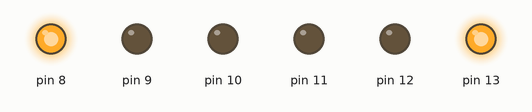
A sketch run on a simulated Arduino Uno, built with avr-gcc and run on an emulated ATmega328P. Shown: output pins drawn as LEDs (lit = HIGH).

Above: at 0.5 s.
At 2.5 s:
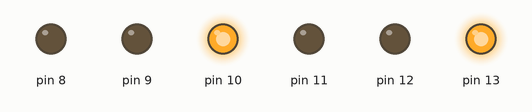
At 5.0 s:
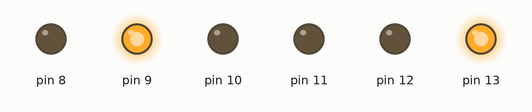
At 8.5 s:
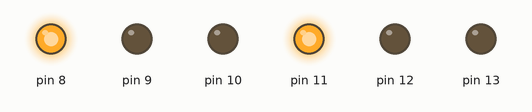
At 11.0 s:
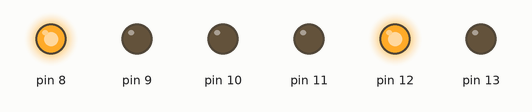
Timing chart, 0 to 15.6 s (numbered marks = the images above):
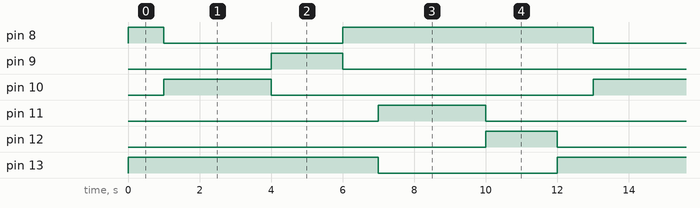

Measured:
- by itself, pin 8: repeats every 12.0 s: LOW 5.0 s, HIGH 7.0 s
- by itself, pin 9, pin 12: alternates HIGH for 2.0 s and LOW for 10.0 s
- by itself, pin 10, pin 11: alternates HIGH for 3.0 s and LOW for 9.0 s
- by itself, pin 13: alternates HIGH for 7.0 s and LOW for 5.0 s

The sketch:

shiny_kieran1.ino
```cpp
void setup()
{
  pinMode(13, OUTPUT);
  pinMode(12, OUTPUT);
  pinMode(11, OUTPUT);
  pinMode(10, OUTPUT);
  pinMode(9,OUTPUT);
  pinMode(8,OUTPUT);
}

void loop()
{
  //Liga os semáforos vermelhos do cruzamento
  digitalWrite(13, HIGH);
  digitalWrite(8, HIGH);

  //Aguarda 1000 milisegundos
  delay(1000);

  //Desliga o semáforo vermelho da vertical
  digitalWrite(8, LOW);

  //Liga o semáforo verde da vertical
  digitalWrite(10, HIGH);

  //Aguarda 3000 milisegundos
  delay(3000);

  //Desliga o semáforo verde da vertical
  digitalWrite(10, LOW);

  //Liga o semáforo amarelo da vertical
  digitalWrite(9, HIGH);

  //Aguarda 2000 milisegundos
  delay(2000);

  //Apaga o semáforo amarelo da vertical
  digitalWrite(9, LOW);

  //Liga o semáforo vermelho da vertical
  digitalWrite(8, HIGH);

  //Aguarda 1000 milisegundos
  delay(1000);

  //Desliga o semáforo vermelho da horizontal
  digitalWrite(13, LOW);

  //Liga o semáforo verde da horizontal
  digitalWrite(11, HIGH);

  //Aguarda 3000 milisegundos
  delay(3000);

  //Desliga o semáforo verde da horizontal
  digitalWrite(11, LOW);

  //Liga o semáforo amarelo da horizontal
  digitalWrite(12, HIGH);

  //Aguarda 2000 milisegundos
  delay(2000);

  //Apaga o semáforo amarelo da horizontal
  digitalWrite(12, LOW);
}
```
